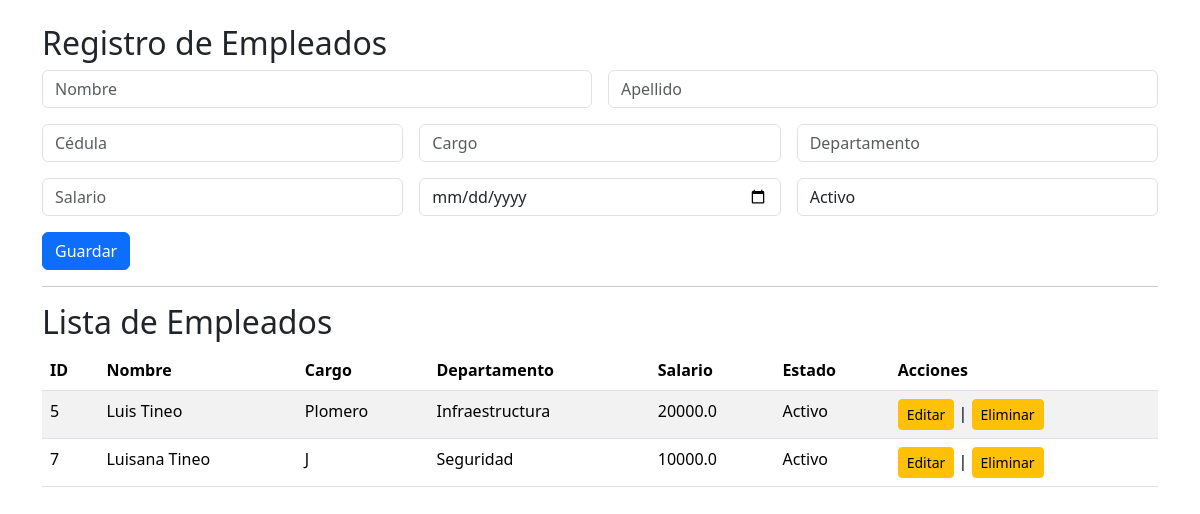
The app's page /empleados with its own data.
### tables this page shows
CREATE TABLE empleados(
        id INTEGER PRIMARY KEY AUTOINCREMENT,
        nombre TEXT NOT NULL,
        apellido TEXT NOT NULL,
        cedula TEXT UNIQUE NOT NULL,
        cargo TEXT,
        departamento TEXT,
        salario REAL,
        fecha_ingreso TEXT,
        estado TEXT
    );

### app.py (the view, shortened to what this page needs)
@app.route('/empleados', methods=['GET', 'POST'])
def empleados():
    lista_empleados = models.obtener_empleados()
    return render_template('empleados.html', empleados=lista_empleados)

### models.py (called while the page is built)
def get_connection():
    conn = sqlite3.connect('database.db')
    conn.row_factory = sqlite3.Row
    return conn

def obtener_empleados():
    conn = get_connection()
    cursor = conn.cursor()
    cursor.execute("SELECT * FROM empleados")
    empleados = cursor.fetchall()
    conn.close()
    return empleados

### templates/empleados.html (shortened to what this page needs)
<!DOCTYPE html>
<html lang="en">
<head>
    <link href="https://cdn.jsdelivr.net/npm/bootstrap@5.3.2/dist/css/bootstrap.min.css" rel="stylesheet">
</head>
<body>
<div class="container mt-4">
    <h2>Registro de Empleados</h2>
    <form method="POST" class="row g-3">
        <div class="col-md-6">
            <input type="text" name="nombre" class="form-control" placeholder="Nombre" required>
        </div>
        <div class="col-md-6">
            <input type="text" name="apellido" class="form-control" placeholder="Apellido" required>
        </div>
        <div class="col-md-4">
            <input type="text" name="cedula" class="form-control" placeholder="Cédula" required>
        </div>
        <div class="col-md-4">
            <input type="text" name="cargo" class="form-control" placeholder="Cargo">
        </div>
        <div class="col-md-4">
            <input type="text" name="departamento" class="form-control" placeholder="Departamento">
        </div>
        <div class="col-md-4">
            <input type="number" name="salario" class="form-control" placeholder="Salario" min="0">
        </div>
        <div class="col-md-4">
            <input type="date" name="fecha_ingreso" class="form-control">
        </div>
        <div class="col-md-4">
            <select name="estado" class="form-control">
                <option value="Activo">Activo</option>
            </select>
        </div>
        <div class="col-12">
            <button class="btn btn-primary">Guardar</button>
        </div>
    </form>
    <hr>
    <h2>Lista de Empleados</h2>
    <table class="table table-striped">
        <thead>
            <tr>
               <th>ID</th>
                <th>Nombre</th>
                <th>Cargo</th>
                <th>Departamento</th>
                <th>Salario</th>
                <th>Estado</th>
                <th>Acciones</th>
        </tr>
        </thead>
        <tbody>
            {% for emp in empleados %}
            <tr>
                <td>{{ emp.id }}</td>
                <td>{{ emp.nombre }} {{ emp.apellido }}</td>
                <td>{{ emp.cargo }}</td>
                <td>{{ emp.departamento }}</td>
                <td>{{ emp.salario }}</td>
                <td>{{ emp.estado }}</td>
                <td>
                    <a href="{{ url_for('editar_empleado', id=emp.id) }}" class="btn btn-warning btn-sm">Editar</a>
                    |
                    <a href="{{url_for('eliminar_empleado', id=emp.id) }}"onclick="return confirm('Seguro que deseas eliminar este empleado?')" class="btn btn-warning btn-sm">Eliminar</a>
                </td>
            </tr>
            {% endfor %}
        </tbody>
    </table>
</body>
</html>

### records on screen
empleados: id "5", nombre "Luis", apellido "Tineo", cargo "Plomero", departamento "Infraestructura", salario "20000.0", estado "Activo"
empleados: id "7", nombre "Luisana", apellido "Tineo", cargo "J", departamento "Seguridad", salario "10000.0", estado "Activo"
